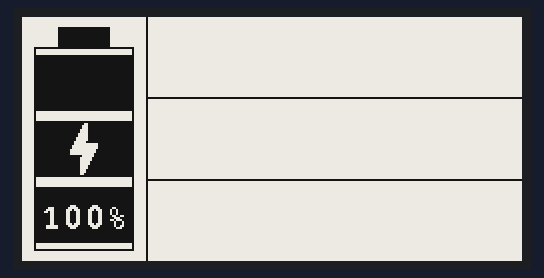
The sketch below on a simulated ESP32. Parts: 250×122 one-colour display.

Above: at 2.3 s.

The sketch:

esp32-GxEPD2.ino
```cpp
#include <GxEPD2_BW.h>
#include <Fonts/FreeMonoBold9pt7b.h>
#include <cmath>

#define BATTERY_WIDTH 50

GxEPD2_BW<GxEPD2_213_B74, GxEPD2_213_B74::HEIGHT> display(
    GxEPD2_213_B74(/*CS=*/15, /*DC=*/27, /*RST=*/26, /*BUSY=*/25)
);

// 'Lightning bolt', 19x35px
const unsigned char lightningBolt14x26 [] PROGMEM = {
	0x01, 0x80, 0x03, 0x80, 0x03, 0x80, 0x07, 0x80, 0x07, 0x80, 0x0f, 0x80, 0x0f, 0x80, 0x1f, 0x80,
	0x1f, 0x80, 0x3f, 0x00, 0x3f, 0xfc, 0x7f, 0xfc, 0x7f, 0xfc, 0xff, 0xf8, 0xff, 0xf8, 0xff, 0xf0,
	0x03, 0xf0, 0x07, 0xe0, 0x07, 0xe0, 0x07, 0xc0, 0x07, 0xc0, 0x07, 0x80, 0x07, 0x80, 0x07, 0x00,
	0x07, 0x00, 0x06, 0x00
};

// -------- CONFIG --------
uint8_t batteryLevel   = 3;   // 0..3
uint8_t batteryPercent = 100;  // 0..100
bool charging          = true;
// ------------------------

void drawVerticalBattery(
  int16_t x,
  int16_t y,
  int16_t height,
  uint8_t level,
  uint8_t percent,
  bool charging
) {
  const int batteryWidth   = BATTERY_WIDTH;
  const int terminalHeight = 10;
  const int barCount       = 3;
  const int barGap         = 5;
  const int bodyXPadding   = 3;

  // Battery body
  display.drawRect(x, y + terminalHeight, batteryWidth, height - terminalHeight, GxEPD_BLACK);

  // Terminal (top)
  display.fillRect(
    x + 12,
    y,
    batteryWidth - 24,
    terminalHeight,
    GxEPD_BLACK
  );

  // Bars
  int innerHeight = height - 2 * bodyXPadding - terminalHeight - 2; // minus 2 for borders
  int barHeight = (innerHeight - (barCount - 1) * barGap) / barCount;

  for (uint8_t i = 0; i < level; i++) {
    int bx = x + 1;
    int by = y + terminalHeight + bodyXPadding + 1 + i * (barHeight + barGap);

    display.fillRect(
      bx,
      by,
      batteryWidth - 2,
      barHeight,
      GxEPD_BLACK
    );
  }

  // -------- Percentage (bottom bar) --------
  display.setFont(&FreeMonoBold9pt7b);
  display.setTextColor(GxEPD_WHITE);

  char percentText[6];
  snprintf(percentText, sizeof(percentText), "%u%%", percent);

  int16_t tbx, tby;
  uint16_t tbw, tbh;
  display.getTextBounds(percentText, 0, 0, &tbx, &tby, &tbw, &tbh);

  int textX = x + 1 + (batteryWidth - 2 - tbw) / 2;
  int textY = y + height - 1 - bodyXPadding - ((barHeight - tbh) / 2);

  display.setCursor(textX - tbx, textY);
  display.print(percentText);

  // -------- Charging indicator (bitmap-based) --------
  if (charging) {
    uint16_t boltColor = (level <= 1) ? GxEPD_BLACK : GxEPD_WHITE;

    const int boltW = 14;
    const int boltH = 26;

    int bx = x + (batteryWidth - boltW) / 2;
    int by = y + terminalHeight + 1 + bodyXPadding + floor(barCount / 2) * (barHeight + barGap) + (barHeight - boltH) / 2;

    display.drawBitmap(
      bx,
      by,
      lightningBolt14x26,
      boltW,
      boltH,
      boltColor
    );
  }
}

void drawLayout() {
  // Vertical separator
  const int verticalSeparatorX = display.width() / 4;
  display.drawLine(verticalSeparatorX, 0, verticalSeparatorX, display.height(), GxEPD_BLACK);

  // Horizontal separators
  const int horizontalSeparatorY1 = display.height() / 3;
  const int horizontalSeparatorY2 = (display.height() / 3) * 2 + 1;
  display.drawLine(verticalSeparatorX + 1, horizontalSeparatorY1, display.width(), horizontalSeparatorY1, GxEPD_BLACK);
  display.drawLine(verticalSeparatorX + 1, horizontalSeparatorY2, display.width(), horizontalSeparatorY2, GxEPD_BLACK);
}

void setup() {
  SPI.begin(13, -1, 14, 15);
  display.init(115200, true, 2, false);

  display.setRotation(1);
  display.setFullWindow();
  display.firstPage();
  do {
    display.fillScreen(GxEPD_WHITE);

    int batteryX = (display.width() / 4 - BATTERY_WIDTH) / 2;
    int margin = 5;
    int batteryHeight = display.height() - margin * 2;

    drawVerticalBattery(
      batteryX,
      margin,
      batteryHeight,
      batteryLevel,
      batteryPercent,
      charging
    );

    drawLayout();
  }
  while (display.nextPage());

  display.hibernate();
}

void loop() {}
```
